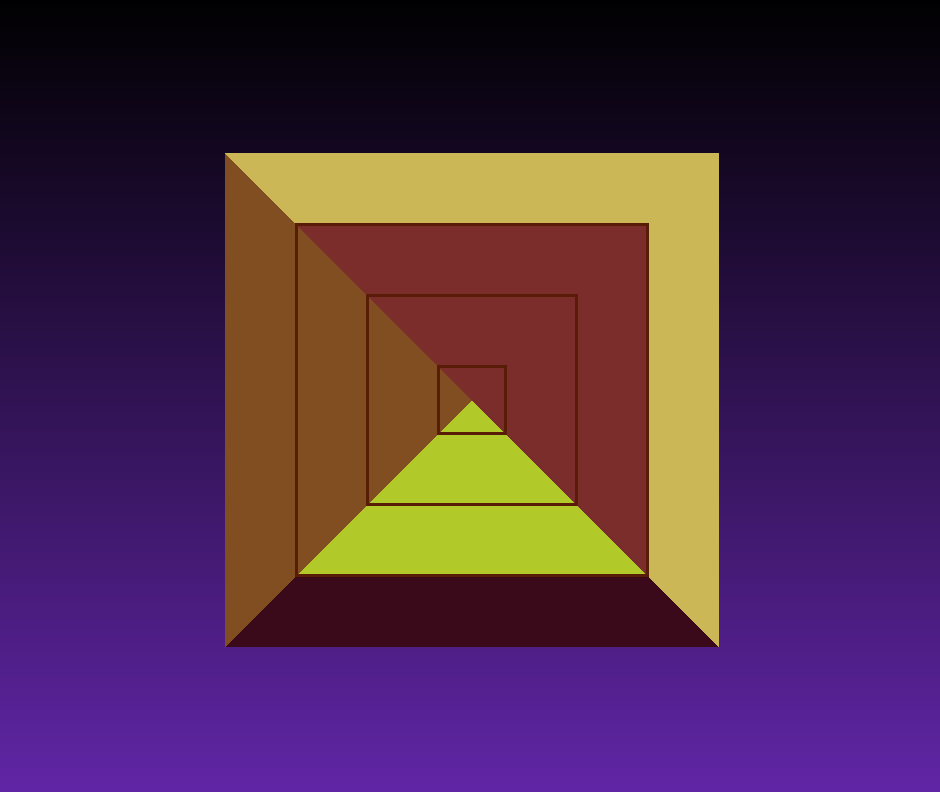

Write the Python code that produced this figure.
import math
import turtle
from turtle import *
#prompt is to "Sample a color palette from your favorite movie/album cover"
#chosen album cover inspiration is one hundred mornings by windows96 
#=================draw bg gradient================
turtle.title("One hundred mornings palette")
turtle.hideturtle()
color = (0, 0, 0)  # (154, 0, 254)
target = (0.3843, 0.1490, 0.6588)  # (221, 122, 80)

tur = Screen()
tur.tracer(False)

width, height = tur.window_width(), tur.window_height()
deltas = [(hue - color[index]) / height for index, hue in enumerate(target)]
bg = Turtle()
bg.color(color)
bg.penup()
bg.goto(-width/2, height/2)
bg.pendown()
direct = 1
for distance, y in enumerate(range(height//2, -height//2, -1)):
    bg.forward(width * direct)
    bg.color([color[i] + delta * distance for i, delta in enumerate(deltas)])
    bg.sety(y)
    direct *= -1
tur.tracer(True)

#=========================helper functions==================================
def draw_rect(t, x, y, xx, yy, width):
    t.goto(x, y)
    t.setheading(t.towards(xx, yy))
    t.begin_fill()
    for d in [t.distance(xx, yy), width] * 2:
        t.forward(d)
        t.left(90)
    t.end_fill()

def draw_shape(t, r, n, colors, dir_offset):
    for i in range(n + 1):
        a = 360 / n * (i + dir_offset)
        t.color(colors[i%len(colors)])
        t.begin_fill()
        t.goto(0, 0)
        x = math.cos(math.radians(a)) * r
        y = math.sin(math.radians(a)) * r
        t.goto(x, y)
        t.end_fill()

def draw_lines(t, r, n, bold, dir_offset):
    for i in range(n):
        a = 360 / n * (i + dir_offset)
        x = math.cos(math.radians(a)) * r
        y = math.sin(math.radians(a)) * r
        a = 360 / n * (1 + i + dir_offset)
        xx = math.cos(math.radians(a)) * r
        yy = math.sin(math.radians(a)) * r
        draw_rect(t, x, y, xx, yy, bold)

#======================first shape==============================
shape = turtle.Turtle()
shape.hideturtle()
shape.screen.setup(width, height)

shape.penup()
shape.speed("fastest")
sides = 4  
bold=10
draw_shape(shape, 350, sides, ["#3a0a1b", "#cbb756", "#804e20"],0.5)
shape.color("#591c07")

#======================second shape==============================
shape2=turtle.Turtle()
shape2.hideturtle()
shape2.penup()
shape2.speed("fastest")
sides2 = 30
bold=3
draw_shape(shape2, 250, sides, ["#b1c929", "#7b2d2b", "#804e20"],0.5)
shape2.color("#7e4c1f")




#======================driver code==============================

for i in range(50, 300, 100):
    draw_lines(shape, i, sides, bold,0.5)

shape.ht()
turtle.exitonclick()
